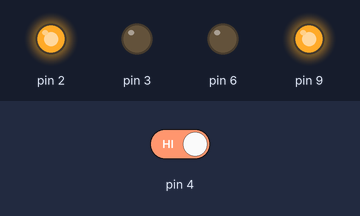
Recording of a sketch running on a simulated Arduino Uno, built with avr-gcc and run on an emulated ATmega328P. Shown: output pins drawn as LEDs (lit = HIGH). The test bench sets the inputs (shaded band); at power-on: pin 4 HIGH.

Above: at 1.2 s.
1.3 s: pin 4 driven LOW
At 1.9 s:
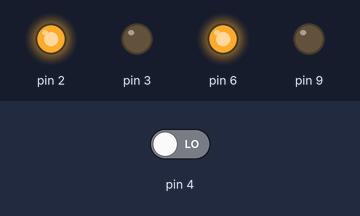
2.8 s: pin 4 driven HIGH
At 3.1 s:
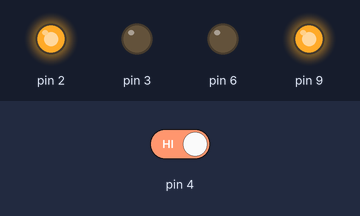
Timing chart, 0 to 5.8 s (numbered marks = the images above; inputs shaded):
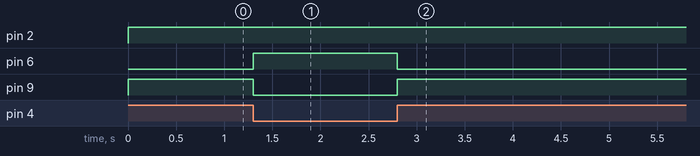

The sketch:

robo_prototype-2_IR_.ino
```cpp
void setup() {
  pinMode (6,OUTPUT);
  pinMode (9,OUTPUT);
  pinMode (2,OUTPUT);
  pinMode (3,OUTPUT);
  pinMode (4,INPUT);
}

void loop() {
  int a=digitalRead (4);
        if (a==0)
        {
            digitalWrite (6,HIGH);
            digitalWrite (9,LOW);
            digitalWrite (3,LOW);
            digitalWrite (2,HIGH);

         }
         if (a==1)
         {
         digitalWrite (9,HIGH);
         digitalWrite (6,LOW);
         digitalWrite (2,HIGH);
         digitalWrite (3,LOW);
         }

}
```

Measured:
- after the input at 1.3 s, pin 6: LOW → HIGH at once; pin 9: HIGH → LOW at once
- after the input at 2.8 s, pin 6: HIGH → LOW at once; pin 9: LOW → HIGH at once
